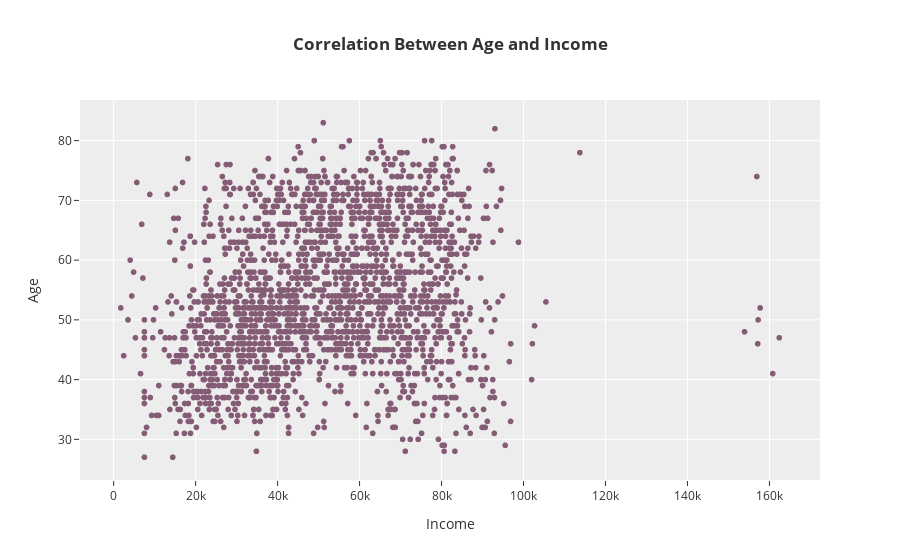

This figure's notebook cell:
### Code cell
px.scatter(data_frame=data, x="Income", y="Age",
           title="<b>Correlation Between Age and Income",  color_discrete_sequence=px.colors.qualitative.Antique)

### Figure 1 — Plotly figure (JSON) as saved in the notebook; plotly's stock layout.template omitted (floating-point values rounded to 4 significant figures; data arrays with more than 128 entries replaced by an {"elided": "..."} marker saying what was removed)
{"data": [{"hovertemplate": "Income=%{x}<br>Age=%{y}<extra></extra>", "legendgroup": "", "marker": {"color": "rgb(133, 92, 117)", "symbol": "circle"}, "mode": "markers", "name": "", "showlegend": false, "type": "scattergl", "x": {"elided": "2215 float values"}, "xaxis": "x", "y": {"elided": "2215 float values"}, "yaxis": "y"}], "layout": {"legend": {"tracegroupgap": 0}, "title": {"text": "<b>Correlation Between Age and Income"}, "xaxis": {"anchor": "y", "domain": [0, 1], "title": {"text": "Income"}}, "yaxis": {"anchor": "x", "domain": [0, 1], "title": {"text": "Age"}}}}
